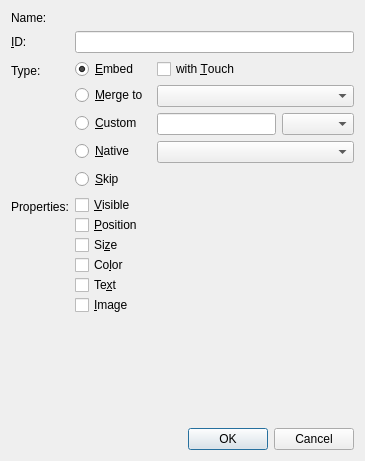
<?xml version="1.0" encoding="UTF-8"?>
<ui version="4.0">
 <class>ItemExportSettingDialog</class>
 <widget class="QDialog" name="ItemExportSettingDialog">
  <property name="geometry">
   <rect>
    <x>0</x>
    <y>0</y>
    <width>365</width>
    <height>461</height>
   </rect>
  </property>
  <property name="windowTitle">
   <string>Dialog</string>
  </property>
  <layout class="QVBoxLayout" name="verticalLayout_2">
   <item>
    <layout class="QFormLayout" name="formLayout_2">
     <item row="0" column="0">
      <widget class="QLabel" name="label_5">
       <property name="text">
        <string>Name:</string>
       </property>
      </widget>
     </item>
     <item row="0" column="1">
      <widget class="QLabel" name="name">
       <property name="text">
        <string/>
       </property>
       <property name="textInteractionFlags">
        <set>Qt::TextInteractionFlag::TextSelectableByMouse</set>
       </property>
      </widget>
     </item>
     <item row="1" column="0">
      <widget class="QLabel" name="label">
       <property name="text">
        <string>&amp;ID:</string>
       </property>
       <property name="buddy">
        <cstring>id</cstring>
       </property>
      </widget>
     </item>
     <item row="1" column="1">
      <widget class="QLineEdit" name="id"/>
     </item>
     <item row="2" column="0">
      <widget class="QLabel" name="label_3">
       <property name="text">
        <string>Type:</string>
       </property>
      </widget>
     </item>
     <item row="2" column="1">
      <layout class="QFormLayout" name="formLayout">
       <item row="0" column="0">
        <widget class="QRadioButton" name="typeEmbed">
         <property name="text">
          <string>&amp;Embed</string>
         </property>
         <property name="checked">
          <bool>true</bool>
         </property>
        </widget>
       </item>
       <item row="1" column="0">
        <widget class="QRadioButton" name="typeMerge">
         <property name="text">
          <string>&amp;Merge to </string>
         </property>
        </widget>
       </item>
       <item row="1" column="1">
        <widget class="QComboBox" name="merge"/>
       </item>
       <item row="2" column="0">
        <widget class="QRadioButton" name="typeCustom">
         <property name="text">
          <string>&amp;Custom</string>
         </property>
        </widget>
       </item>
       <item row="2" column="1">
        <layout class="QHBoxLayout" name="horizontalLayout_2">
         <item>
          <widget class="QLineEdit" name="custom"/>
         </item>
         <item>
          <widget class="QComboBox" name="customBase"/>
         </item>
        </layout>
       </item>
       <item row="3" column="0">
        <widget class="QRadioButton" name="typeNative">
         <property name="text">
          <string>&amp;Native</string>
         </property>
        </widget>
       </item>
       <item row="3" column="1">
        <widget class="QComboBox" name="nativeBase"/>
       </item>
       <item row="4" column="0">
        <widget class="QRadioButton" name="typeSkip">
         <property name="text">
          <string>&amp;Skip</string>
         </property>
        </widget>
       </item>
       <item row="0" column="1">
        <widget class="QCheckBox" name="embedWithTouch">
         <property name="text">
          <string>with &amp;Touch</string>
         </property>
        </widget>
       </item>
      </layout>
     </item>
     <item row="3" column="0">
      <widget class="QLabel" name="label_2">
       <property name="text">
        <string>Properties:</string>
       </property>
       <property name="buddy">
        <cstring>visible</cstring>
       </property>
      </widget>
     </item>
     <item row="3" column="1">
      <widget class="QWidget" name="properties" native="true">
       <layout class="QVBoxLayout" name="verticalLayout">
        <property name="spacing">
         <number>0</number>
        </property>
        <property name="leftMargin">
         <number>0</number>
        </property>
        <property name="topMargin">
         <number>0</number>
        </property>
        <property name="rightMargin">
         <number>0</number>
        </property>
        <property name="bottomMargin">
         <number>0</number>
        </property>
        <item>
         <widget class="QCheckBox" name="visible">
          <property name="text">
           <string>&amp;Visible</string>
          </property>
         </widget>
        </item>
        <item>
         <widget class="QCheckBox" name="position">
          <property name="text">
           <string>&amp;Position</string>
          </property>
         </widget>
        </item>
        <item>
         <widget class="QCheckBox" name="size">
          <property name="text">
           <string>Si&amp;ze</string>
          </property>
         </widget>
        </item>
        <item>
         <widget class="QCheckBox" name="color">
          <property name="text">
           <string>Co&amp;lor</string>
          </property>
         </widget>
        </item>
        <item>
         <widget class="QCheckBox" name="text">
          <property name="text">
           <string>Te&amp;xt</string>
          </property>
         </widget>
        </item>
        <item>
         <widget class="QCheckBox" name="image">
          <property name="text">
           <string>&amp;Image</string>
          </property>
         </widget>
        </item>
       </layout>
      </widget>
     </item>
    </layout>
   </item>
   <item>
    <spacer name="verticalSpacer">
     <property name="orientation">
      <enum>Qt::Orientation::Vertical</enum>
     </property>
     <property name="sizeHint" stdset="0">
      <size>
       <width>20</width>
       <height>87</height>
      </size>
     </property>
    </spacer>
   </item>
   <item>
    <widget class="QDialogButtonBox" name="buttonBox">
     <property name="orientation">
      <enum>Qt::Orientation::Horizontal</enum>
     </property>
     <property name="standardButtons">
      <set>QDialogButtonBox::StandardButton::Cancel|QDialogButtonBox::StandardButton::Ok</set>
     </property>
    </widget>
   </item>
  </layout>
 </widget>
 <tabstops>
  <tabstop>id</tabstop>
  <tabstop>typeEmbed</tabstop>
  <tabstop>embedWithTouch</tabstop>
  <tabstop>typeMerge</tabstop>
  <tabstop>merge</tabstop>
  <tabstop>typeCustom</tabstop>
  <tabstop>custom</tabstop>
  <tabstop>customBase</tabstop>
  <tabstop>typeNative</tabstop>
  <tabstop>nativeBase</tabstop>
  <tabstop>typeSkip</tabstop>
  <tabstop>visible</tabstop>
  <tabstop>position</tabstop>
  <tabstop>size</tabstop>
  <tabstop>color</tabstop>
  <tabstop>text</tabstop>
  <tabstop>image</tabstop>
 </tabstops>
 <resources/>
 <connections>
  <connection>
   <sender>buttonBox</sender>
   <signal>accepted()</signal>
   <receiver>ItemExportSettingDialog</receiver>
   <slot>accept()</slot>
   <hints>
    <hint type="sourcelabel">
     <x>248</x>
     <y>254</y>
    </hint>
    <hint type="destinationlabel">
     <x>157</x>
     <y>274</y>
    </hint>
   </hints>
  </connection>
  <connection>
   <sender>buttonBox</sender>
   <signal>rejected()</signal>
   <receiver>ItemExportSettingDialog</receiver>
   <slot>reject()</slot>
   <hints>
    <hint type="sourcelabel">
     <x>316</x>
     <y>260</y>
    </hint>
    <hint type="destinationlabel">
     <x>286</x>
     <y>274</y>
    </hint>
   </hints>
  </connection>
 </connections>
</ui>
